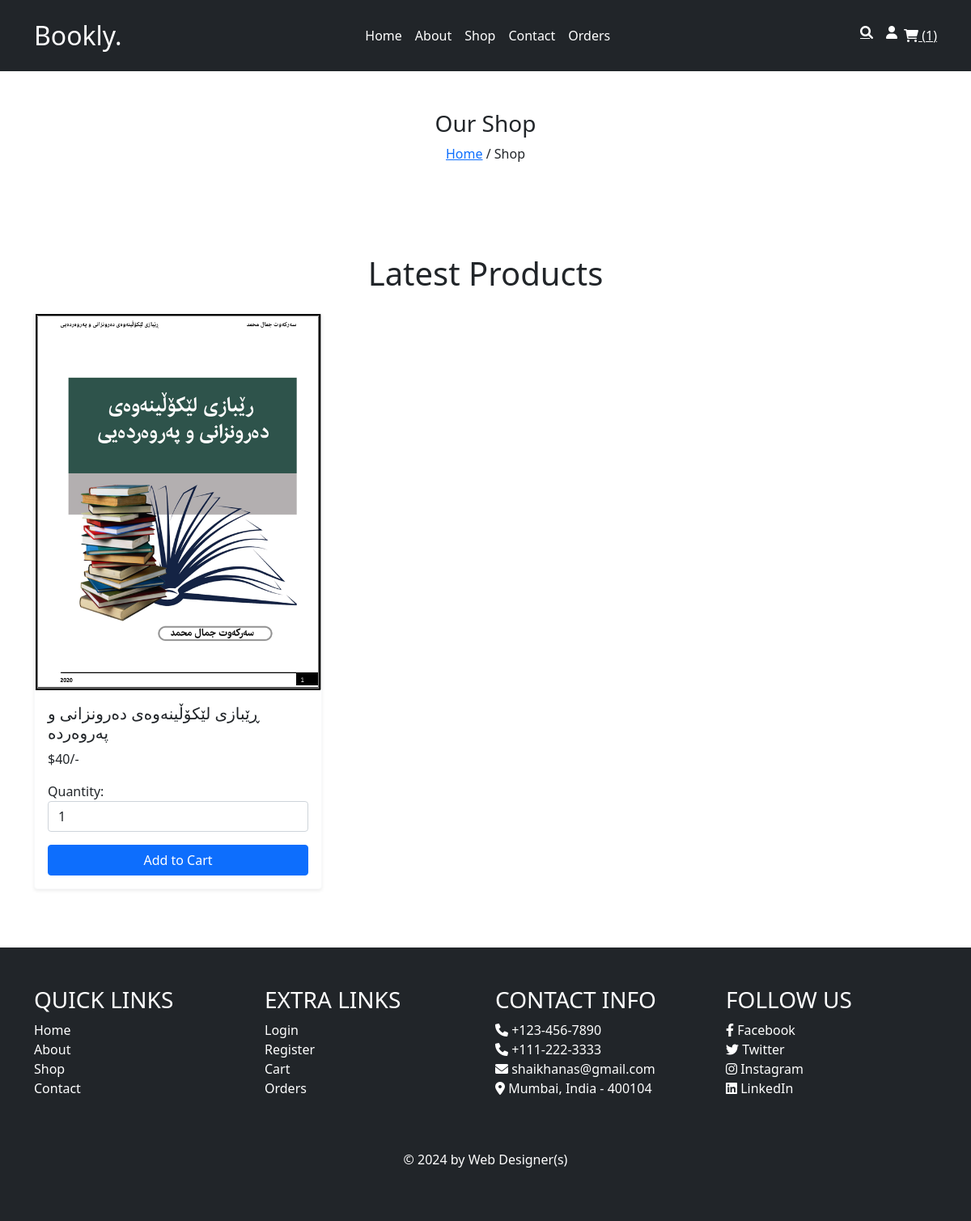
Page /shop.php (signed in) on the committed database.
### tables this page shows
CREATE TABLE `products` (
  `id` int(100) NOT NULL,
  `name` varchar(100) NOT NULL,
  `price` int(100) NOT NULL,
  `image` varchar(100) NOT NULL,
  `pdf` varchar(255) NOT NULL
);

### shop.php (the view, shortened to what this page needs)
<?php
include 'header.php';
include 'nav.php'; ?>
<div class="heading text-center py-5">
    <h3>Our Shop</h3>
    <p><a href="index.php">Home</a> / Shop</p>
</div>
<section class="products py-5">
    <div class="container">
        <h1 class="title text-center mb-4">Latest Products</h1>
        <div class="row">
            <?php
            $select_products = mysqli_query($conn, "SELECT * FROM `products`") or die('query failed');
            if (mysqli_num_rows($select_products) > 0) {
                while ($fetch_products = mysqli_fetch_assoc($select_products)) {
            ?>
                    <div class="col-md-4 mb-4">
                        <form action="" method="post" class="card shadow-sm border-light">
                            <img class="card-img-top" src="../uploaded_img/<?php echo $fetch_products['image']; ?>" alt="Product Image">
                            <div class="card-body">
                                <h5 class="card-title"><?php echo $fetch_products['name']; ?></h5>
                                <p class="card-text">$<?php echo $fetch_products['price']; ?>/-</p>
                                <div class="form-group">
                                    <label for="quantity">Quantity:</label>
                                    <input type="number" min="1" name="product_quantity" value="1" class="form-control" id="quantity">
                                </div>
                                <button type="submit" class="btn btn-primary w-100 mt-3" name="add_to_cart">Add to Cart</button>
                            </div>
                        </form>
                    </div>
            <?php
                }
            } else {
                echo '<p class="empty text-center">No products added yet!</p>';
            }
            ?>
        </div>
    </div>
</section>
<?php include 'footer.php'; ?>

### rows in the picture
products: image (picture), name "ڕێبازی لێکۆڵینەوەی دەرونزانی و پەروەردە", price "40"

### other values in the picture
$cart_rows_number "1"
